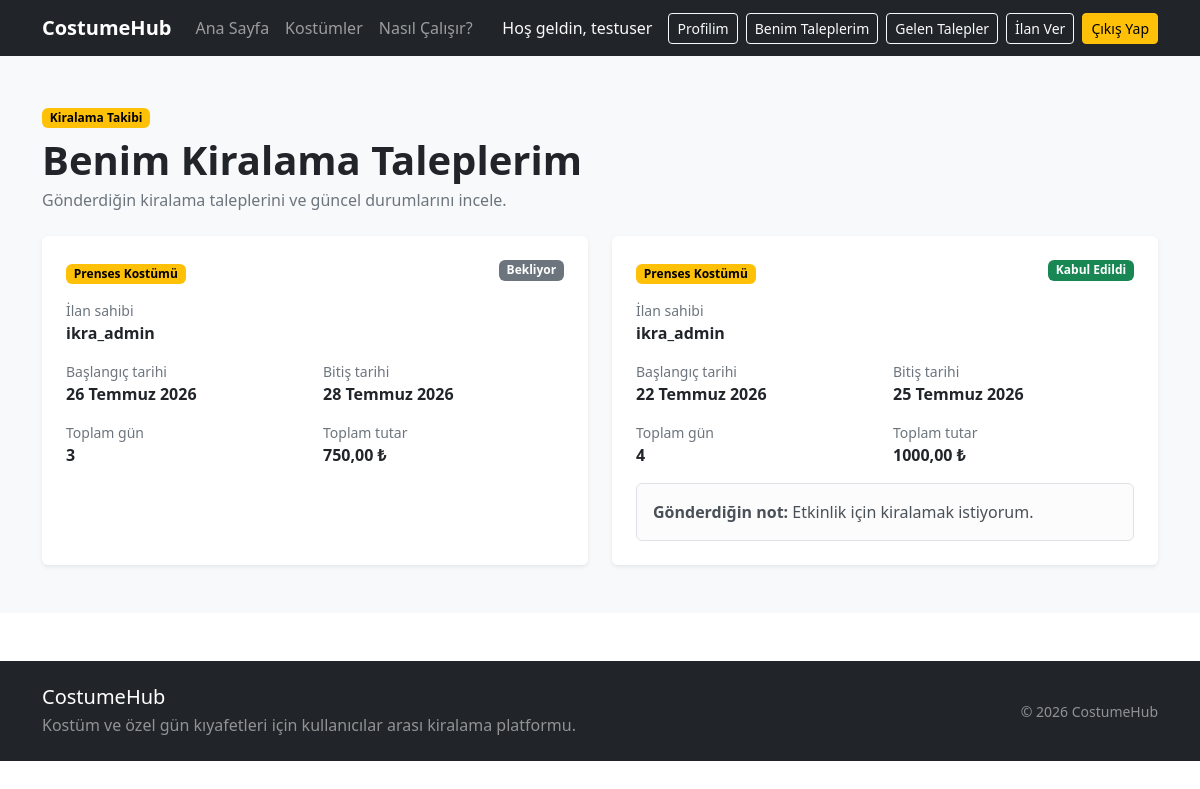
Page /kiralamalar/benim-taleplerim/ (signed in) on the earlier database version.
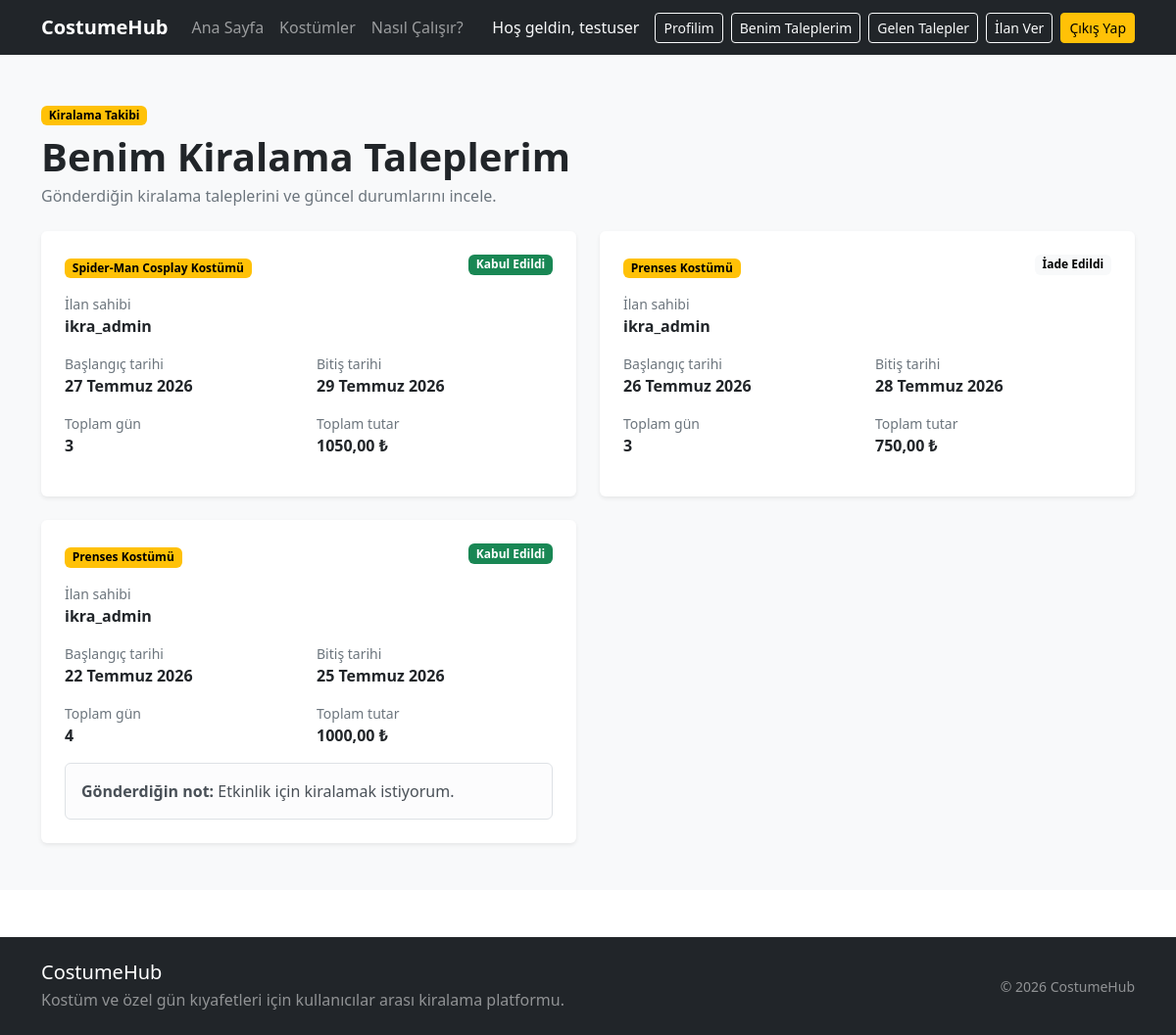
Same page on the later database version.
### rentals/models.py (models this page shows, shortened)
class KiralamaTalebi(models.Model):
    DURUM_SECENEKLERI = [
        ("BEKLIYOR", "Bekliyor"),
        ("KABUL_EDILDI", "Kabul Edildi"),
        ("TESLIM_EDILDI", "Teslim Edildi"),
        ("IADE_EDILDI", "İade Edildi"),
        ("TAMAMLANDI", "Tamamlandı"),
        ("REDDEDILDI", "Reddedildi"),
        ("IPTAL_EDILDI", "İptal Edildi"),
    ]
    ilan = models.ForeignKey(
        "products.Ilan",
        on_delete=models.CASCADE,
        related_name="kiralama_talepleri",
        verbose_name="İlan",
    )
    kiraci = models.ForeignKey(
        settings.AUTH_USER_MODEL,
        on_delete=models.CASCADE,
        related_name="kiralama_talepleri",
        verbose_name="Kiracı",
    )
    baslangic_tarihi = models.DateField(
        verbose_name="Başlangıç tarihi",
    )
    bitis_tarihi = models.DateField(
        verbose_name="Bitiş tarihi",
    )
    toplam_gun = models.PositiveIntegerField(
        verbose_name="Toplam gün",
    )
    toplam_tutar = models.DecimalField(
        max_digits=10,
        decimal_places=2,
        verbose_name="Toplam tutar",
    )
    durum = models.CharField(
        max_length=20,
        choices=DURUM_SECENEKLERI,
        default="BEKLIYOR",
        verbose_name="Talep durumu",
    )
    not_metni = models.TextField(
        blank=True,
        verbose_name="Kiracı notu",
    )
    olusturulma_tarihi = models.DateTimeField(
        auto_now_add=True,
        verbose_name="Oluşturulma tarihi",
    )
    guncellenme_tarihi = models.DateTimeField(
        auto_now=True,
        verbose_name="Güncellenme tarihi",
    )
    class Meta:
        verbose_name = "Kiralama talebi"
        verbose_name_plural = "Kiralama talepleri"
        ordering = ["-olusturulma_tarihi"]

### products/models.py (models this page shows, shortened)
class Ilan(models.Model):
    BEDEN_SECENEKLERI = [
        ("XS", "XS"),
        ("S", "S"),
        ("M", "M"),
        ("L", "L"),
        ("XL", "XL"),
        ("XXL", "XXL"),
        ("STANDART", "Standart"),
    ]
    DURUM_SECENEKLERI = [
        ("TASLAK", "Taslak"),
        ("YAYINDA", "Yayında"),
        ("PASIF", "Pasif"),
    ]
    ilan_sahibi = models.ForeignKey(
        settings.AUTH_USER_MODEL,
        on_delete=models.CASCADE,
        related_name="ilanlar",
        verbose_name="İlan sahibi",
    )
    kategori = models.ForeignKey(
        Kategori,
        on_delete=models.PROTECT,
        related_name="ilanlar",
        verbose_name="Kategori",
    )
    baslik = models.CharField(
        max_length=150,
        verbose_name="İlan başlığı",
    )
    aciklama = models.TextField(
        max_length=2000,
        verbose_name="Açıklama",
    )
    fotograf = models.ImageField(
    upload_to="ilanlar/",
    blank=True,
    null=True,
    verbose_name="İlan fotoğrafı",
)
    beden = models.CharField(
        max_length=20,
        choices=BEDEN_SECENEKLERI,
        verbose_name="Beden",
    )
    renk = models.CharField(
        max_length=50,
        verbose_name="Renk",
    )
    gunluk_fiyat = models.DecimalField(
        max_digits=10,
        decimal_places=2,
        verbose_name="Günlük kiralama ücreti",
    )
    depozito = models.DecimalField(
        max_digits=10,
        decimal_places=2,
        default=0,
        verbose_name="Depozito",
    )
    sehir = models.CharField(
        max_length=50,
        verbose_name="Şehir",
    )
    durum = models.CharField(
        max_length=20,
        choices=DURUM_SECENEKLERI,
        default="YAYINDA",
        verbose_name="İlan durumu",
    )
    mevcut_mu = models.BooleanField(
        default=True,
        verbose_name="Kiralamaya uygun mu?",
    )
    olusturulma_tarihi = models.DateTimeField(
        auto_now_add=True,
    )
    guncellenme_tarihi = models.DateTimeField(
        auto_now=True,
    )
    class Meta:
        verbose_name = "İlan"
        verbose_name_plural = "İlanlar"
        ordering = ["-olusturulma_tarihi"]

### rentals/views.py (the view)
@login_required
def benim_kiralama_taleplerim(request):
    talepler = (
        KiralamaTalebi.objects.filter(
            kiraci=request.user,
        )
        .select_related(
            "ilan",
            "ilan__ilan_sahibi",
        )
        .order_by("-olusturulma_tarihi")
    )
    return render(
        request,
        "rentals/benim_kiralama_taleplerim.html",
        {
            "talepler": talepler,
        },
    )

### templates/rentals/benim_kiralama_taleplerim.html (shortened to what the changed rows need)
{% extends "base.html" %}
{% block content %}
<section class="py-5 bg-light">
    <div class="container">
        <div class="mb-4">
            <h1 class="fw-bold mb-1">
                Benim Kiralama Taleplerim
            </h1>
        </div>
        {% if talepler %}
            <div class="row g-4">
                {% for talep in talepler %}
                    <div class="col-lg-6">
                        <div class="card h-100 border-0 shadow-sm">
                            <div class="card-body p-4">
                                <div class="d-flex justify-content-between align-items-start mb-3">
                                    <a
                                        href="{% url 'products:ilan_detay' talep.ilan.id %}"
                                        class="text-decoration-none"
                                    >
                                        <span class="badge text-bg-warning">
                                            {{ talep.ilan.baslik }}
                                        </span>
                                    </a>
                                    {% if talep.durum == "BEKLIYOR" %}
                                        <span class="badge text-bg-secondary">
                                            Bekliyor
                                        </span>
                                    {% elif talep.durum == "KABUL_EDILDI" %}
                                        <span class="badge text-bg-success">
                                            Kabul Edildi
                                        </span>
                                    {% elif talep.durum == "REDDEDILDI" %}
                                        <span class="badge text-bg-danger">
                                            Reddedildi
                                        </span>
                                    {% else %}
                                        <span class="badge text-bg-light">
                                            {{ talep.get_durum_display }}
                                        </span>
                                    {% endif %}
                                </div>
                                <div class="mb-3">
                                    <div class="small text-secondary">
                                        İlan sahibi
                                    </div>
                                    <div class="fw-semibold">
                                        {{ talep.ilan.ilan_sahibi.username }}
                                    </div>
                                </div>
                                <div class="row g-3 mb-3">
                                    <div class="col-sm-6">
                                        <div class="small text-secondary">
                                            Başlangıç tarihi
                                        </div>
                                        <div class="fw-semibold">
                                            {{ talep.baslangic_tarihi }}
                                        </div>
                                    </div>
                                    <div class="col-sm-6">
                                        <div class="small text-secondary">
                                            Bitiş tarihi
                                        </div>
                                        <div class="fw-semibold">
                                            {{ talep.bitis_tarihi }}
                                        </div>
                                    </div>
                                    <div class="col-sm-6">
                                        <div class="small text-secondary">
                                            Toplam gün
                                        </div>
                                        <div class="fw-semibold">
                                            {{ talep.toplam_gun }}
                                        </div>
                                    </div>
                                    <div class="col-sm-6">
                                        <div class="small text-secondary">
                                            Toplam tutar
                                        </div>
                                        <div class="fw-bold">
                                            {{ talep.toplam_tutar }} ₺
                                        </div>
                                    </div>
                                </div>
                                {% if talep.not_metni %}
                                    <div class="alert alert-light border mb-0">
                                        <strong>Gönderdiğin not:</strong>
                                        {{ talep.not_metni }}
                                    </div>
                                {% endif %}
                            </div>
                        </div>
                    </div>
                {% endfor %}
            </div>
        {% endif %}
    </div>
</section>
{% endblock %}

Differences in the rows shown:
added KiralamaTalebi: ilan.baslik "Spider-Man Cosplay Kostümü", durum "Kabul Edildi", ilan.ilan_sahibi.username "ikra_admin", baslangic_tarihi "27 Temmuz 2026", bitis_tarihi "29 Temmuz 2026", toplam_gun "3", toplam_tutar "1050,00"
changed KiralamaTalebi: durum (not shown) → "İade Edildi"; no longer shows "Bekliyor"
